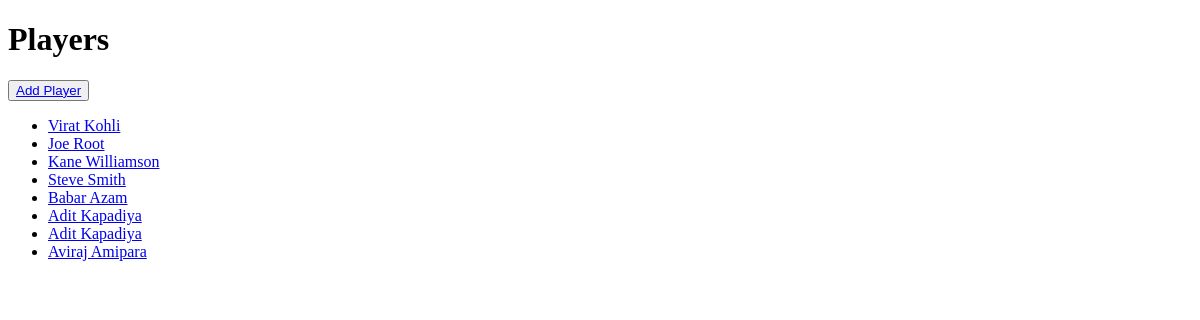
Before: / with the older database file.
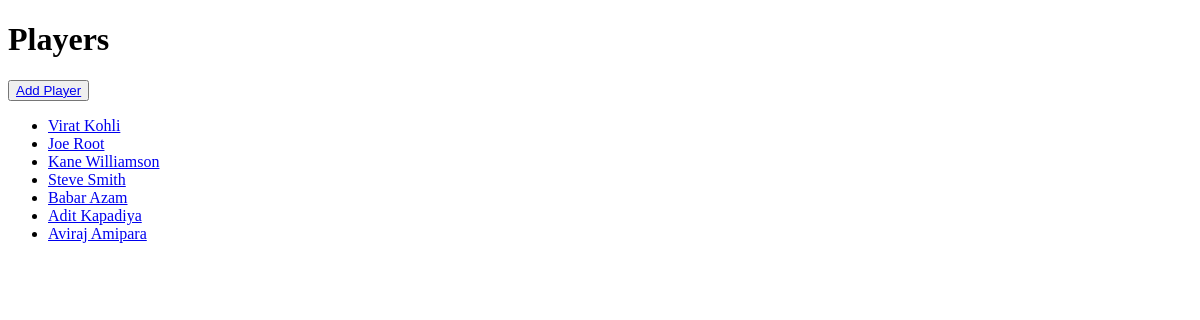
After: the same page with the newer database file.
### players/models.py (models this page shows, shortened)
class Player(models.Model):
    playerName = models.CharField(max_length=100)
    country = models.CharField(max_length=100)
    battingStyle = models.CharField(max_length=30)
    bowlingStyle = models.CharField(max_length=50)
    age = models.IntegerField()
    runScored = models.IntegerField()
    wicketsTaken = models.IntegerField()

### players/views.py (the view)
# urls.py: 2. Add a URL to urlpatterns:  path('', views.home, name='home')
def home(request):
    players = Player.objects.all()
    return render(request , "home.html" , {"data" : players})

### players/templates/home.html (shortened to what this page needs)
<!DOCTYPE html>
<html lang="en">
<head>
</head>
<body>
    <h1>Players</h1>
    <button><a href="{% url 'add_player' %}">Add Player</a></button>
    <ul>
        {% for i in data %}
            <li><a href="{% url 'detail' i.id %}">{{ i.playerName }}</a></li>
        {% endfor %}
    </ul>
</body>
</html>

Changed rows visible on the page:
removed Player: playerName "Adit Kapadiya"
